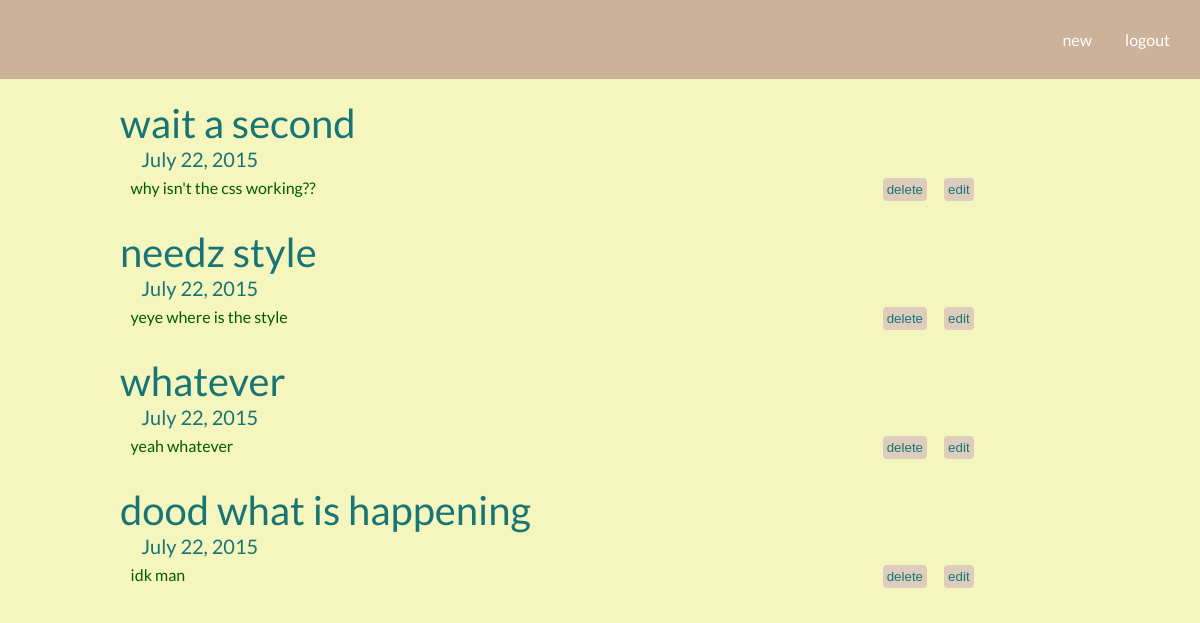
The page /idiot/ on the database its author committed.
### post/models.py (models this page shows, shortened)
class Post(models.Model):
    author = models.ForeignKey(User)
    text = models.TextField()
    subject = models.CharField(max_length=20)
    date = models.DateField(timezone.now())

### post/views.py (the view)
# urls.py: url(r'^(?P<username>[\w-]+)/$', views.main, name='main'),
def main(request, username):
	u = get_object_or_404(User, username=username)
	p = u.post_set.all().order_by('-id')
	if u.is_authenticated():
		return render(request, 'post/index.html', {'user' : u, 'posts' : p, 'logged' : 'yes'})
	else :
		return render(request, 'post/index.html', {'user' : u, 'posts' : p})

### post/templates/post/index.html (shortened to what this page needs)
{% load staticfiles %}
<head>
	<link rel="stylesheet" type="text/css" href="{% static "css/poststyle.css" %}">
</head>
<body>
{% if logged %}
	<div id = "nav">
		<div id = "logo">
		</div>
		{% if user.is_authenticated %}
		<div id = "transfer">
			<div id = "new">
				<a href = "{% url 'post:new' user.username %}">new</a>
			</div>
			<div id = "logout">
				<a href = "{% url 'login:done' user.username %}">logout</a>
			</div>
		{% else %}
			<div id = "login">
				<a href = "{% url 'login:index' %}">login</a>
			</div>
		</div>
		{% endif %}
	</div>
	</div>
	<div id = "postlist">
		<ul>
		{% for post in posts %}
			<li id = "post">
				<div "line">
					<div id = "sub">
						{{ post.subject }}
					</div>
					<div id = "date">
						{{ post.date }}
					</div>
				</div>
				<div id = "line">
					<div id = "text">
						{{ post.text }}
					</div>
				{% if logged %}
					<div id = "formz">
						<form action = "{% url 'post:delete' post.id %}" method='POST'>
							<input type="submit" value="delete" id = "delete" class = "font">
						</form>
						<form action = "{% url 'post:edit' post.id %}" method='POST'>
							<input type="submit" value="edit" id = "edit" class = "font">
						</form>
					</div>
				</div>
				{% endif %}
			</li>
		{% endfor %}
		</ul>
	{% else %}
		<p>No User lol made.</p>
	{% endif %}
	</div>
</body>

### post/static/css/poststyle.css (style rules this page uses)
* { margin: 0; padding: 0; color: }
a { color: white; text-decoration: none; }
body { font-family: Lato; background-color: #F5F5BE; }
#nav { background-color: rgb(204, 178, 153); display: inline-block; width: 100%; }
#nav div { display: inline-block; padding: 15px; }
#transfer { float: right; }
#postlist { color: rgb(0, 92, 0); background-color: #F5F5BE; }
#post { margin: 20px; margin-left: 10%; }
#post div { display: block; }
#line div { display: inline-block; }
#sub { color: rgb(25, 117, 117); font-size: 40px; }
#date { font-size: 20px; color: rgb(25, 117, 117); margin-left: 2%; }
#text { margin-left: 1%; width:70%; }
li { list-style: none; }
#formz form { display: inline-block; color: rgb(25, 117, 117); }
.font { color: rgb(25, 117, 117); }
input { background-color: rgb(222, 205, 189); border-radius: 4px; border: none; cursor: pointer; margin: 7px; padding: 4px; }

### rows shown on the page
Post: subject "wait a second", date "July 22, 2015", text "why isn't the css working??"
Post: subject "needz style", date "July 22, 2015", text "yeye where is the style"
Post: subject "whatever", date "July 22, 2015", text "yeah whatever"
Post: subject "dood what is happening", date "July 22, 2015", text "idk man"
